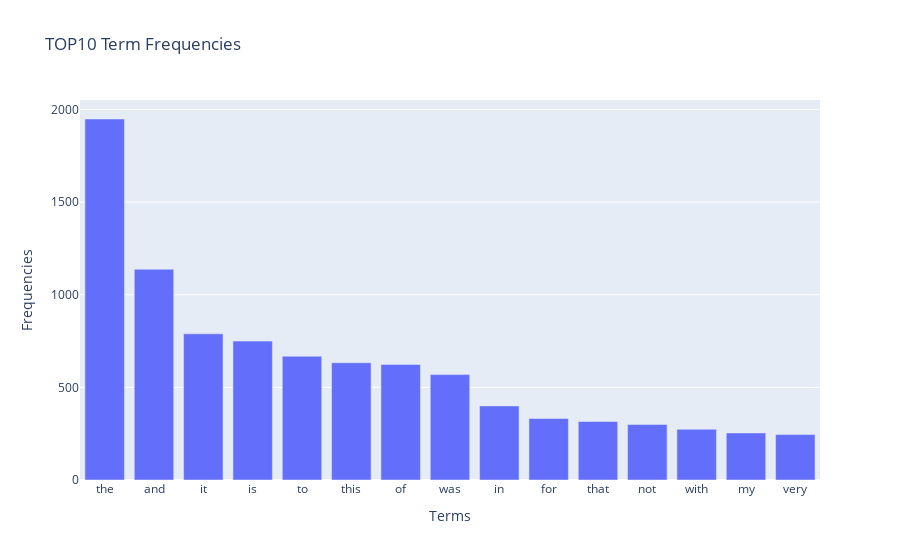

The code cell stored with this chart in its notebook:
### Markdown cell above
The chart above contains all the vocabulary, and it's computationally intensive to both compute and visualize. Can you efficiently reduce the number of terms you want to visualize as an exercise.

### Code cell
#TOP10 Term Frequencies
freqDF = pd.DataFrame(count_vect.get_feature_names_out(), columns= ['terms'])
freqDF['frequency'] = term_frequencies

# sort
freqDF = freqDF.sort_values(by=['frequency'], ascending=False)

fig = px.bar(freqDF[:15], x=freqDF['terms'][:15], y=freqDF['frequency'][:15], title  = "TOP10 Term Frequencies", labels = {'x':'Terms', 'y':'Frequencies'})

fig.show()

### Figure 1 — Plotly figure (JSON) as saved in the notebook; plotly's stock layout.template omitted (floating-point values rounded to 4 significant figures)
{"data": [{"alignmentgroup": "True", "hovertemplate": "Terms=%{x}<br>Frequencies=%{y}<extra></extra>", "legendgroup": "", "marker": {"color": "#636efa", "pattern": {"shape": ""}}, "name": "", "offsetgroup": "", "orientation": "v", "showlegend": false, "textposition": "auto", "type": "bar", "x": ["the", "and", "it", "is", "to", "this", "of", "was", "in", "for", "that", "not", "with", "my", "very"], "xaxis": "x", "y": [1949, 1138, 789, 750, 668, 633, 624, 569, 400, 332, 316, 300, 274, 254, 245], "yaxis": "y"}], "layout": {"barmode": "relative", "legend": {"tracegroupgap": 0}, "title": {"text": "TOP10 Term Frequencies"}, "xaxis": {"anchor": "y", "domain": [0, 1], "title": {"text": "Terms"}}, "yaxis": {"anchor": "x", "domain": [0, 1], "title": {"text": "Frequencies"}}}}
